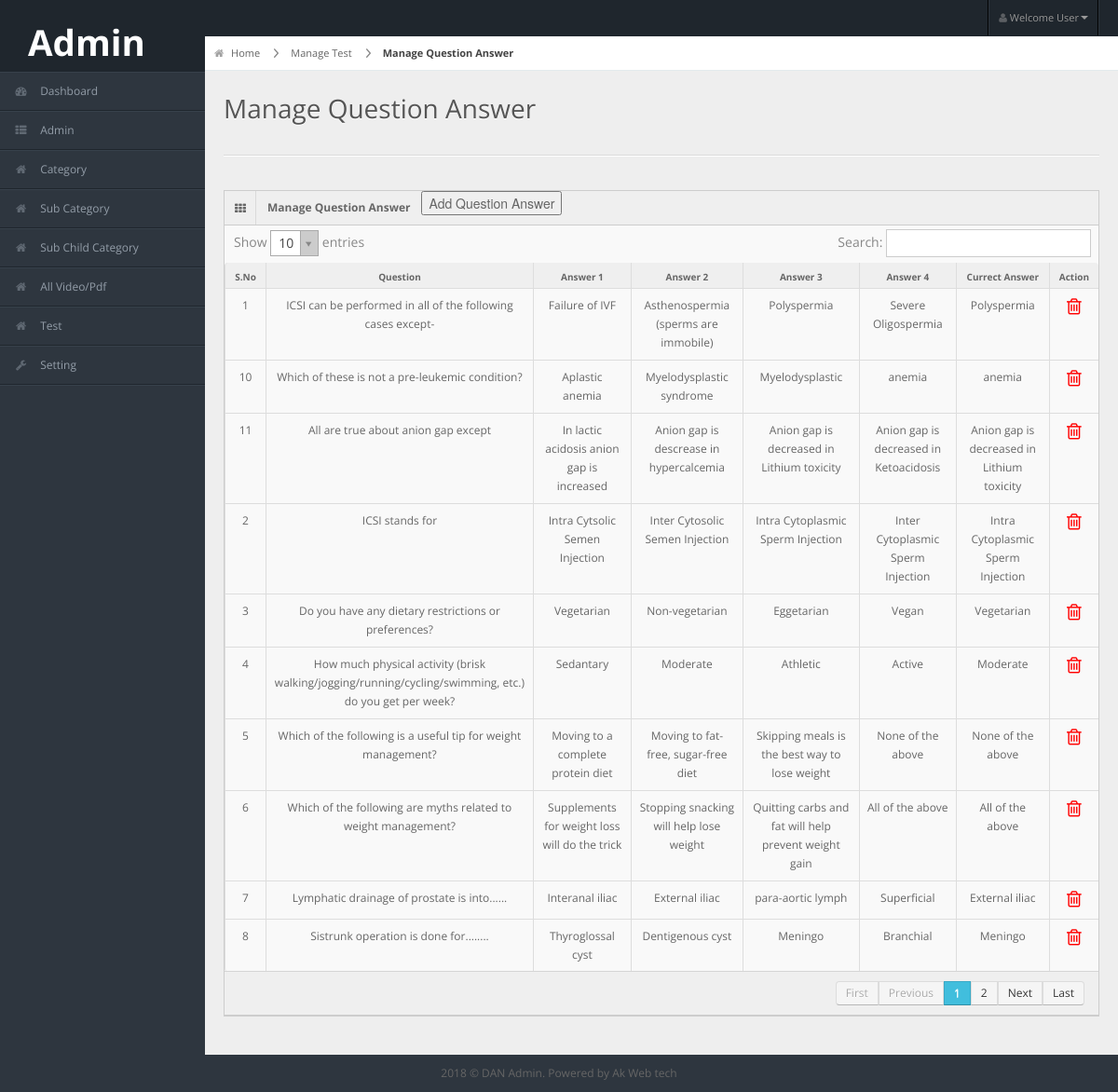
/manage_test_question.php?tid=14&limit=90 (signed in), run on the app's committed database.
### tables this page shows
CREATE TABLE `test_question` (
  `id` int(11) NOT NULL,
  `test_id` int(11) NOT NULL,
  `question` text NOT NULL,
  `ans1` text NOT NULL,
  `ans2` text NOT NULL,
  `ans3` text NOT NULL,
  `ans4` text NOT NULL,
  `currect_ans` text NOT NULL,
  `created_on` datetime NOT NULL
);

### manage_test_question.php (the view, shortened to what this page needs)
<?php
if($_SESSION['id']!=''){
	$tid = $_GET['tid'];
}else{
	header("Location:logout.php");
}
$test = mysql_query("SELECT * FROM test_question where test_id='".$tid."'  order by created_on desc");
?>
<!DOCTYPE html>
<html lang="en">
   <?php include("segment/head.php");?>
<body>
   <?php include("segment/header.php");?>
    <?php include("segment/left_sidebar.php");?>
<div id="content">
  <div id="content-header">
    <div id="breadcrumb"> <a href="dashboard.php" title="Go to Home" class="tip-bottom"><i class="icon-home"></i> Home</a> <a href="manage_test.php" class="tip-bottom">Manage Test</a> <a href="javascript:void(0);" class="current">Manage Question Answer</a></div>
    <h1>Manage Question Answer</h1>
  </div>
  <div class="container-fluid">
    <hr>
    <div class="row-fluid">
      <div class="span12">
        <div class="widget-box">
          <div class="widget-title"> <span class="icon"><i class="icon-th"></i></span>
            <h5>Manage Question Answer</h5>
            <button class="float-left"><a href="add_question.php?tid=<?=$tid?>&limit=">Add Question Answer</a></button>
          </div>
          <div class="widget-content nopadding">
		  <div class="table-responsive">
            <table class="table table-bordered data-table">
              <thead>
                <tr>
                  <th>S.No</th>
                  <th>Question</th>
                  <th>Answer 1</th>
                  <th>Answer 2</th>
                  <th>Answer 3</th>
                  <th>Answer 4</th>
                  <th>Currect Answer</th>
                  <th>Action</th>
                </tr>
              </thead>
              <tbody>
			  <?php
			  $sn=1;
			  while($test_detail = mysql_fetch_array($test)){?>
                <tr class="gradeX<?=$test_detail['id']?>">
                  <td class="center"><?=$sn;?></td>
                  <td><?=$test_detail['question'];?></td>
                  <td><?=$test_detail['ans1'];?></td>
                  <td><?=$test_detail['ans2'];?></td>
                  <td><?=$test_detail['ans3'];?></td>
                  <td><?=$test_detail['ans4'];?></td>
                  <td><?=$test_detail['currect_ans'];?></td>
                  <td>
				  <a href="javascript:void(0);" onclick="Delete('<?php print $test_detail['id'];?>','<?php print "Question";?>')"><span class="icon-trash"><span></a></td>
                </tr>
			  <?php $sn++;} ?>
              </tbody>
            </table>
          </div>
          </div>
        </div>
      </div>
    </div>
  </div>
</div>
    <?php include("segment/footer.php");?>
</body>
</html>

### css/matrix-style.css (style rules this page uses)
* { outline:none !important; -moz-outline: none !important; }
html, body { height:100% }
body { overflow-x: hidden; margin-top: -10px; font-family: 'Open Sans', sans-serif; font-size:12px; color:#666; }
a { color:#666; }
select, textarea, input[type="text"], input[type="password"], input[type="datetime"], input[type="datetime-local"], input[type="date"], input[type="month"], input[type="time"], input[type="week"], input[type="number"], input[type="email"], input[type="url"], input[type="search"], input[type="tel"], input[type="color"], .uneditable-input, .label, .dropdown-menu, .btn, .well, .progress, .table-bordered, .btn-group > .btn:first-child, .btn-group > .btn:last-child, .btn-group > .btn:last-child, .btn-group > .dropdown-toggle, .alert { border-radius:0px; }
hr { border-top-color:#dadada; }
#content { background: none repeat scroll 0 0 #eeeeee; margin-left: 220px; margin-right: 0; padding-bottom: 25px; position: relative; min-height:100%; width: auto; }
#content-header { position: abslute; width: 100%; margin-top: -38px; z-index: 20; }
#content-header h1 { color: #555555; font-size: 28px; font-weight: normal; float: none; text-shadow: 0 1px 0 #ffffff; margin-left: 20px; position: relative; }
#content-header h1, #content-header .btn-group { margin-top: 20px; }
#breadcrumb { background-color: #fff; border-bottom: 1px solid #e3ebed; }
#breadcrumb a { padding: 8px 20px 8px 10px; display: inline-block; background-image: url('../img/breadcrumb.png'); background-position: center right; background-repeat: no-repeat; font-size: 11px; color: #666666; }
#breadcrumb a:last-child { background-image:none; }
#breadcrumb a.current { font-weight: bold; color: #444444; }
#breadcrumb a i { margin-right: 5px; opacity: .6; }
.stat-boxes .peity_bar_good, .stat-boxes .peity_line_good, { color: #459D1C; }
.widget-box { background: none repeat scroll 0 0 #F9F9F9; border-left: 1px solid #CDCDCD; border-top: 1px solid #CDCDCD; border-right: 1px solid #CDCDCD; clear: both; margin-top: 16px; margin-bottom: 16px; position: relative; }
.widget-title, .modal-header, .table th, div.dataTables_wrapper .ui-widget-header { background:#efefef; border-bottom: 1px solid #CDCDCD; height: 36px; }
.widget-title span.icon { padding: 9px 10px 7px 11px; float: left; border-right:1px solid #dadada; }
.widget-title h5 { color: #666; float: left; font-size: 12px; font-weight: bold; padding: 12px; line-height: 12px; margin: 0; }
.widget-content { padding:15px; border-bottom: 1px solid #cdcdcd; }
.table th { height: auto; font-size: 10px; padding: 5px 10px 2px; border-bottom: 0; text-align: center; color: #666666; }
.nopadding { padding: 0 !important; }
.nopadding .table { margin-bottom: 0; }
.nopadding .table-bordered { border: 0; }
.icon-trash { font-size: 20px; color:red; }
.dataTable td { text-align:center; }

### css/matrix-media.css (style rules this page uses)
body { background:#2E363F; }

### segment/head.php (style rules this page uses)
.table-responsive { min-height:.01%; overflow-x:auto }

### data on the page
test_question: question "ICSI can be performed in all of the following cases except-", ans1 "Failure of IVF", ans2 "Asthenospermia (sperms are immobile)", ans3 "Polyspermia", ans4 "Severe Oligospermia", currect_ans "Polyspermia"
test_question: question "ICSI stands for", ans1 "Intra Cytsolic Semen Injection", ans2 "Inter Cytosolic Semen Injection", ans3 "Intra Cytoplasmic Sperm Injection", ans4 "Inter Cytoplasmic Sperm Injection", currect_ans "Intra Cytoplasmic Sperm Injection"
test_question: question "Do you have any dietary restrictions or preferences?", ans1 "Vegetarian", ans2 "Non-vegetarian", ans3 "Eggetarian", ans4 "Vegan", currect_ans "Vegetarian"
test_question: question "How much physical activity (brisk walking/jogging/running/cycling/swimming, etc.) do you get per week?", ans1 "Sedantary", ans2 "Moderate", ans3 "Athletic", ans4 "Active", currect_ans "Moderate"
test_question: question "Which of the following is a useful tip for weight management?", ans1 "Moving to a complete protein diet", ans2 "Moving to fat-free, sugar-free diet", ans3 "Skipping meals is the best way to lose weight", ans4 "None of the above", currect_ans "None of the above"
test_question: question "Which of the following are myths related to weight management?", ans1 "Supplements for weight loss will do the trick", ans2 "Stopping snacking will help lose weight", ans3 "Quitting carbs and fat will help prevent weight gain", ans4 "All of the above", currect_ans "All of the above"
test_question: question "Lymphatic drainage of prostate is into......", ans1 "Interanal iliac", ans2 "External iliac", ans3 "para-aortic lymph", ans4 "Superficial", currect_ans "External iliac"
test_question: question "Sistrunk operation is done for........", ans1 "Thyroglossal cyst", ans2 "Dentigenous cyst", ans3 "Meningo", ans4 "Branchial", currect_ans "Meningo"
test_question: question "Which of these is not a pre-leukemic condition?", ans1 "Aplastic anemia", ans2 "Myelodysplastic syndrome", ans3 "Myelodysplastic", ans4 "anemia", currect_ans "anemia"
test_question: question "All are true about anion gap except", ans1 "In lactic acidosis anion gap is increased", ans2 "Anion gap is descrease in hypercalcemia", ans3 "Anion gap is decreased in Lithium toxicity", ans4 "Anion gap is decreased in Ketoacidosis", currect_ans "Anion gap is decreased in Lithium toxicity"
